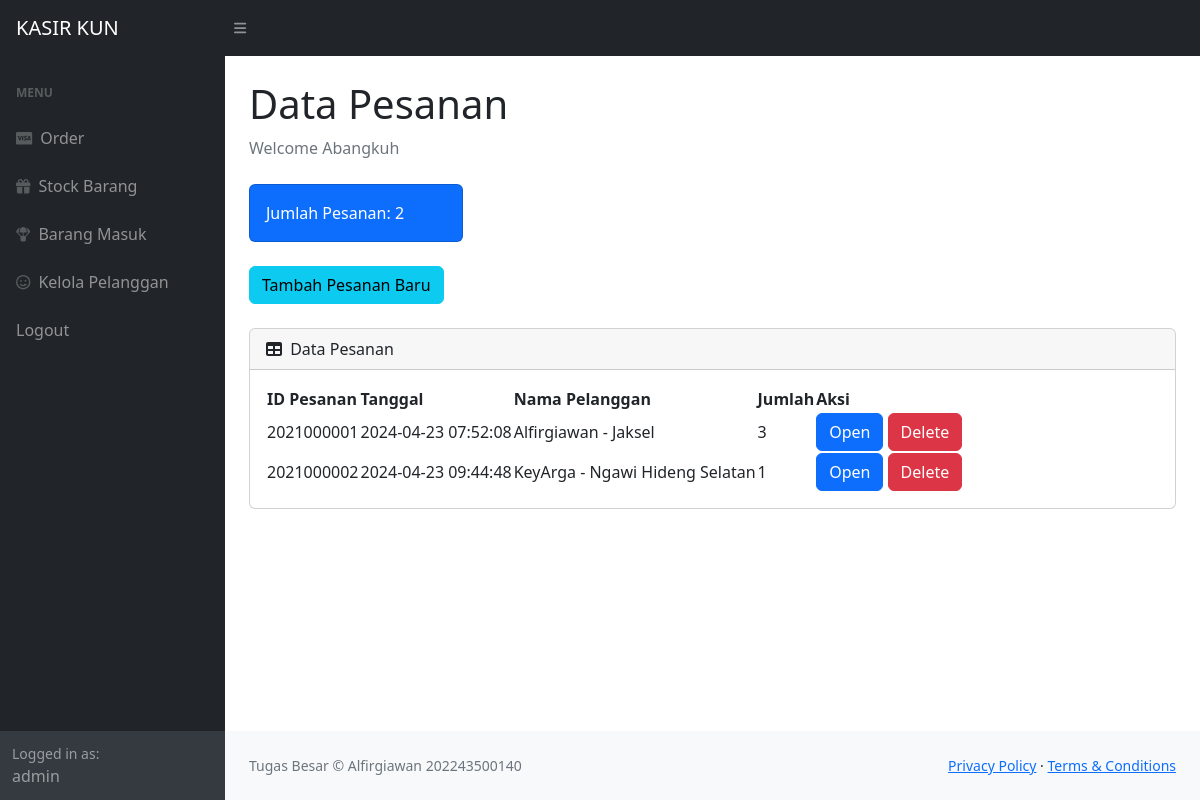
The app's page /index.php (signed in) with its own data.
### tables this page shows
CREATE TABLE `pesanan` (
  `idorder` int(11) NOT NULL,
  `tanggal` timestamp NOT NULL DEFAULT current_timestamp() ON UPDATE current_timestamp(),
  `idpelanggan` int(11) NOT NULL
);

CREATE TABLE `pelanggan` (
  `idpelanggan` int(11) NOT NULL,
  `namapelanggan` varchar(30) NOT NULL,
  `notelp` varchar(15) NOT NULL,
  `alamat` text NOT NULL
);

### index.php (the view, shortened to what this page needs)
<?php
require 'ceklogin.php';
$h1 = mysqli_query($c,"select * from pesanan");
$h2 = mysqli_num_rows($h1);
?>
<!DOCTYPE html>
<html lang="en">
    <head>
        <link href="https://cdn.jsdelivr.net/npm/simple-datatables@7.1.2/dist/style.min.css" rel="stylesheet" />
        <link href="css/styles.css" rel="stylesheet" />
    </head>
    <body class="sb-nav-fixed">
        <nav class="sb-topnav navbar navbar-expand navbar-dark bg-dark">
            <a class="navbar-brand ps-3" href="index.php">KASIR KUN</a>
            <button class="btn btn-link btn-sm order-1 order-lg-0 me-4 me-lg-0" id="sidebarToggle" href="#!"><i class="fas fa-bars"></i></button>
        </nav>
        <div id="layoutSidenav">
            <div id="layoutSidenav_nav">
                <nav class="sb-sidenav accordion sb-sidenav-dark" id="sidenavAccordion">
                    <div class="sb-sidenav-menu">
                        <div class="nav">
                            <div class="sb-sidenav-menu-heading">Menu</div>
                            <a class="nav-link" href="index.php">
                                <div class="sb-nav-link-icon"><i class="fab fa-cc-visa"></i></div>
                                Order
                            </a>
                            <a class="nav-link" href="stock.php">
                                <div class="sb-nav-link-icon"><i class="fas fa-gift"></i></div>
                                Stock Barang
                            </a>
                            <a class="nav-link" href="masuk.php">
                                <div class="sb-nav-link-icon"><i class="fas fa-parachute-box"></i></div>
                                Barang Masuk
                            </a>
                            <a class="nav-link" href="Pelanggan.php">
                                <div class="sb-nav-link-icon"><i class="far fa-smile"></i></div>
                                Kelola Pelanggan
                            </a>
                            <a class="nav-link" href="logout.php">
                                Logout
                            </a>
                        </div>
                    </div>
                    <div class="sb-sidenav-footer">
                        <div class="small">Logged in as:</div>
                        admin
                    </div>
                </nav>
            </div>
            <div id="layoutSidenav_content">
                <main>
                    <div class="container-fluid px-4">
                        <h1 class="mt-4">Data Pesanan</h1>
                        <ol class="breadcrumb mb-4">
                            <li class="breadcrumb-item active">Welcome Abangkuh</li>
                        </ol>
                        <div class="row">
                            <div class="col-xl-3 col-md-6">
                                <div class="card bg-primary text-white mb-4">
                                    <div class="card-body">Jumlah Pesanan: <?=$h2;?></div>
                                </div>
                            </div>
                        </div>
                        <button type="button" class="btn btn-info mb-4" data-toggle="modal" data-target="#myModal">
                            Tambah Pesanan Baru
                            </button>
                        <div class="card mb-4">
                            <div class="card-header">
                                <i class="fas fa-table me-1"></i>
                                Data Pesanan
                            </div>
                            <div class="card-body">
                                <table id="datatablesSimple">
                                    <thead>
                                        <tr>
                                            <th>ID Pesanan</th>
                                            <th>Tanggal</th>
                                            <th>Nama Pelanggan</th>
                                            <th>Jumlah</th>
                                            <th>Aksi</th>
                                        </tr>
                                    </thead>
                                    <tbody>
                                    <?php
                                    $get = mysqli_query($c,"select * from pesanan p, pelanggan pl where p.idpelanggan=pl.idpelanggan");
                                    while($p=mysqli_fetch_array($get)){
                                    $idorder = $p['idorder'];
                                    $tanggal = $p['tanggal'];
                                    $namapelanggan = $p['namapelanggan'];
                                    $alamat = $p['alamat'];
                                    $hitungjumlah = mysqli_query($c,"select * from detailpesanan where idpesanan='$idorder'");
                                    $jumlah = mysqli_num_rows($hitungjumlah);
                                    ?>
                                        <tr>
                                            <td><?=$idorder;?></td>
                                            <td><?=$tanggal;?></td>
                                            <td><?=$namapelanggan;?> - <?=$alamat;?></td>
                                            <td><?=$jumlah;?></td>
                                            <td><a href="view.php?idp=<?=$idorder;?>" class="btn btn-primary" target="blank">Open</a>
                                            <button type="button" class="btn btn-danger" data-toggle="modal" data-target="#delete<?=$idorder;?>">
                                                    Delete
                                                </button>
                                            </td>
                                        </tr>
                                    <?php
                                    };
                                    ?>
                                    </tbody>
                                </table>
                            </div>
                        </div>
                    </div>
                </main>
                <footer class="py-4 bg-light mt-auto">
                    <div class="container-fluid px-4">
                        <div class="d-flex align-items-center justify-content-between small">
                            <div class="text-muted">Tugas Besar &copy; Alfirgiawan 202243500140</div>
                            <div>
                                <a href="#">Privacy Policy</a>
                                &middot;
                                <a href="#">Terms &amp; Conditions</a>
                            </div>
                        </div>
                    </div>
                </footer>
            </div>
        </div>
    </body>
</html>

### records on screen
pesanan: idorder "2021000001", tanggal "2024-04-23 07:52:08", idpelanggan.namapelanggan "Alfirgiawan", idpelanggan.alamat "Jaksel", jumlah "3"
pesanan: idorder "2021000002", tanggal "2024-04-23 09:44:48", idpelanggan.namapelanggan "KeyArga", idpelanggan.alamat "Ngawi Hideng Selatan", jumlah "1"

### other values on screen
$h2 "2"
